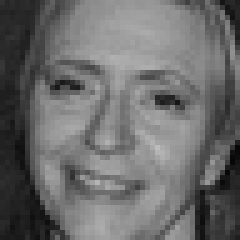
#> input picture data/image_dataset/test/happy/PrivateTest_12306951.jpg, 48 x 48 px, given as the content of the folder ../../../data/image_dataset/train/sad, which was not available (shown 5 times larger)
$ jupyter execute --allow-errors Kmeans.ipynb   (text cells are left out)
#> lines starting #> are read from the running program, lines starting #| are printed output that depends on the picture; pictures that were not available may be replaced by others from this repository, and a replacement may not be noted
[cell 1]
import os
import cv2
import numpy as np
from sklearn.cluster import KMeans
from skimage.feature import hog
from sklearn.preprocessing import StandardScaler
from sklearn.metrics import accuracy_score
import matplotlib.pyplot as plt
import pickle as pkl
import seaborn as sns
from sklearn.metrics import confusion_matrix

#> (a cell that did not finish here is left out)

[cell 3]
def extract_hog_features(image):
    fd = hog(image,
                orientations=10,
                pixels_per_cell=(8, 8),
                cells_per_block=(2, 2),
            )
    return fd

[cell 4]
# Function to load and preprocess images from a folder
def load_images(folder):
#> called with folder = '../../../data/image_dataset/train'
    images = []
    labels = []
    for expression_label, expression in enumerate(['sad', 'happy', 'surprise', 'neutral']):
        expression_folder = os.path.join(folder, expression)
        for filename in os.listdir(expression_folder):
            img_path = os.path.join(expression_folder, filename)
            img = cv2.imread(img_path, cv2.IMREAD_GRAYSCALE)
#> img is the input picture: shape (48, 48); min 7, max 188, mean 107.3
            img = cv2.resize(img, (64, 64))
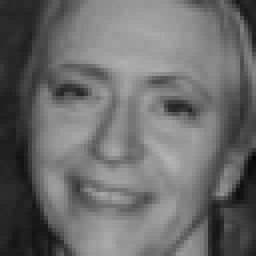
#> img: shape (64, 64) (shown 4 times larger); min 7, max 181, mean 107.2
            images.append(img)
            labels.append(expression_label)
    return np.array(images), np.array(labels)

[cell 5]
# Load and preprocess training data
train_images, train_labels = load_images('../../../data/image_dataset/train')

# Load and preprocess test data
test_images, test_labels = load_images('../../../data/image_dataset/test')

[cell 6]
print('Train images shape: {}'.format(train_images.shape))
#| Train images shape: (7, 64, 64)
print('Train labels shape: {}'.format(train_labels.shape))
#| Train labels shape: (7,)
print('Test images shape: {}'.format(test_images.shape))
#| Test images shape: (7, 64, 64)
print('Test labels shape: {}'.format(test_labels.shape))
#| Test labels shape: (7,)

[cell 7]
# Extract HOG features from training images
hog_features_train= np.array([extract_hog_features(img) for img in train_images])
#> in extract_hog_features, `fd = hog(image, orientations=10, pixels_per_cell=(8, 8), cells_per_blo..`: fd = 1960 values, max 0.415 at index 1330, min 0 at index 9, mean 0.119
#> in extract_hog_features (call 3), `fd = hog(image, orientations=10, pixels_per_cell=(8, 8), cells_per_blo..`: fd = 1960 values, max 0.443 at index 1121, min 0 at index 8, mean 0.121
#> in extract_hog_features (call 3), `fd = hog(image, orientations=10, pixels_per_cell=(8, 8), cells_per_blo..`:
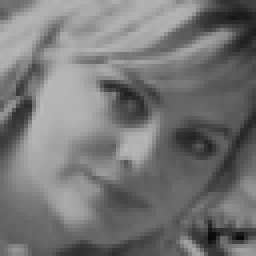
#> image: shape (64, 64) (shown 4 times larger); min 8, max 186, mean 117.3
#> in extract_hog_features (call 4), `fd = hog(image, orientations=10, pixels_per_cell=(8, 8), cells_per_blo..`: fd = 1960 values, max 0.491 at index 1929, min 0 at index 14, mean 0.112
#> in extract_hog_features (call 4), `fd = hog(image, orientations=10, pixels_per_cell=(8, 8), cells_per_blo..`:
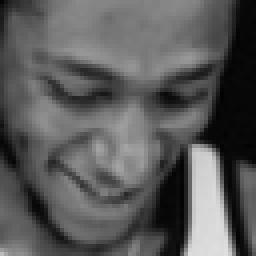
#> image: shape (64, 64) (shown 4 times larger); min 2, max 223, mean 89.9
#> in extract_hog_features (call 5), `fd = hog(image, orientations=10, pixels_per_cell=(8, 8), cells_per_blo..`: fd = 1960 values, max 0.485 at index 83, min 0 at index 6, mean 0.112
#> in extract_hog_features (call 5), `fd = hog(image, orientations=10, pixels_per_cell=(8, 8), cells_per_blo..`:
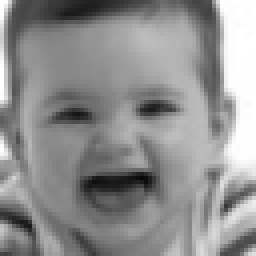
#> image: shape (64, 64) (shown 4 times larger); min 7, max 255, mean 143.7

# Extract HOG features from test images using the same feature extraction process
hog_features_test = np.array([extract_hog_features(img) for img in test_images])
